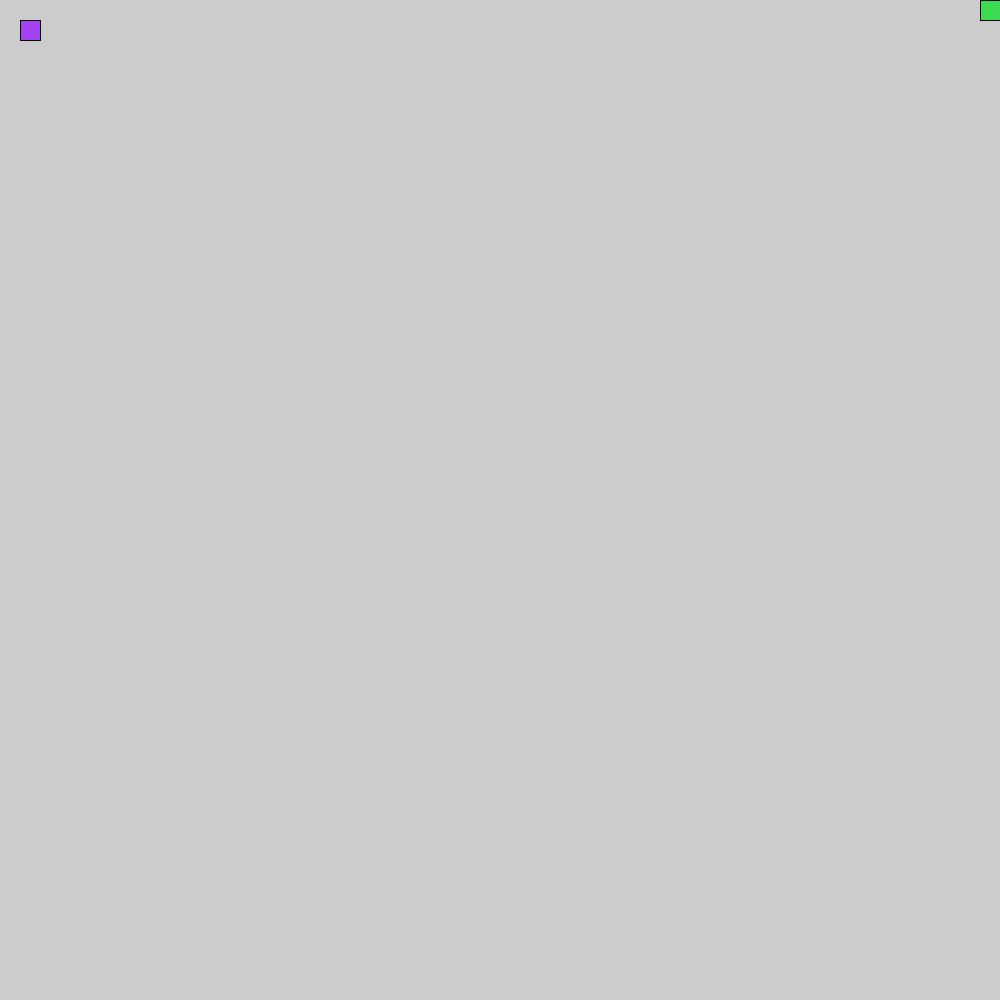
Frame 1 (no input)
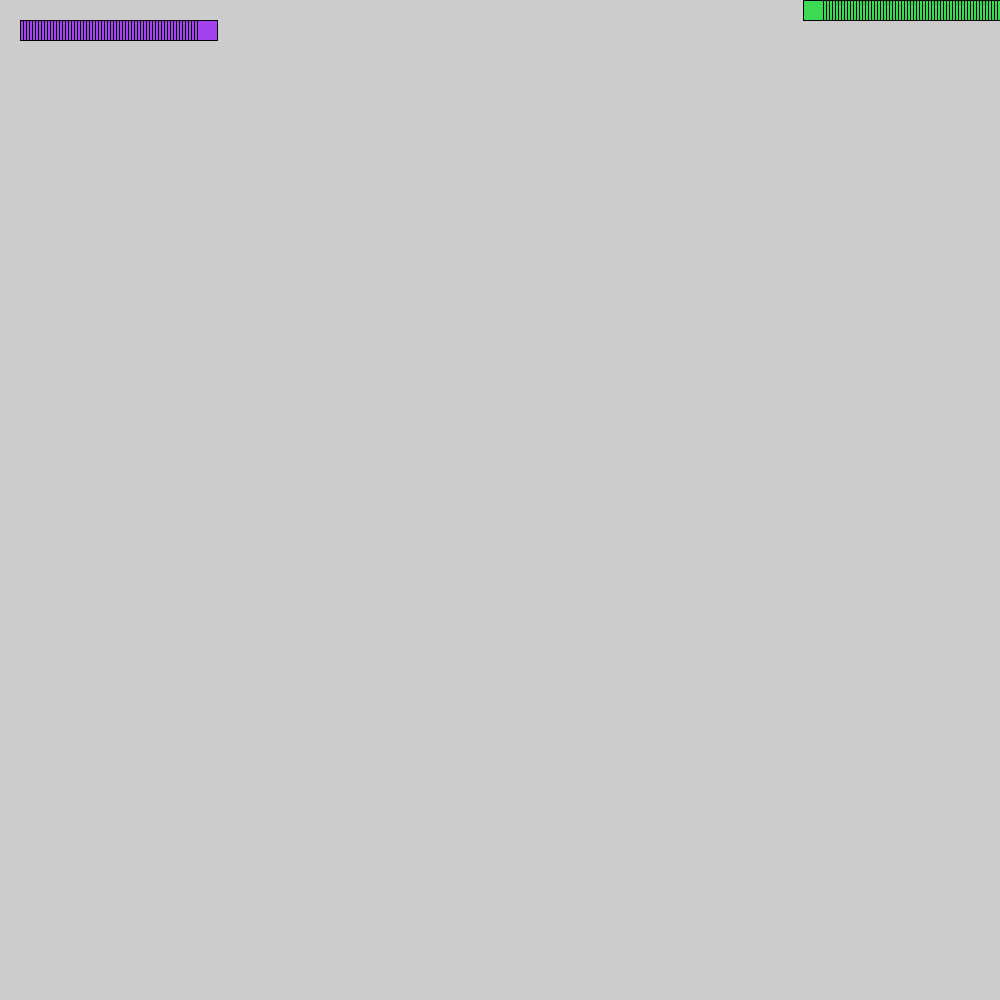
Frame 60 (the mouse pressed at the canvas centre just before this capture)
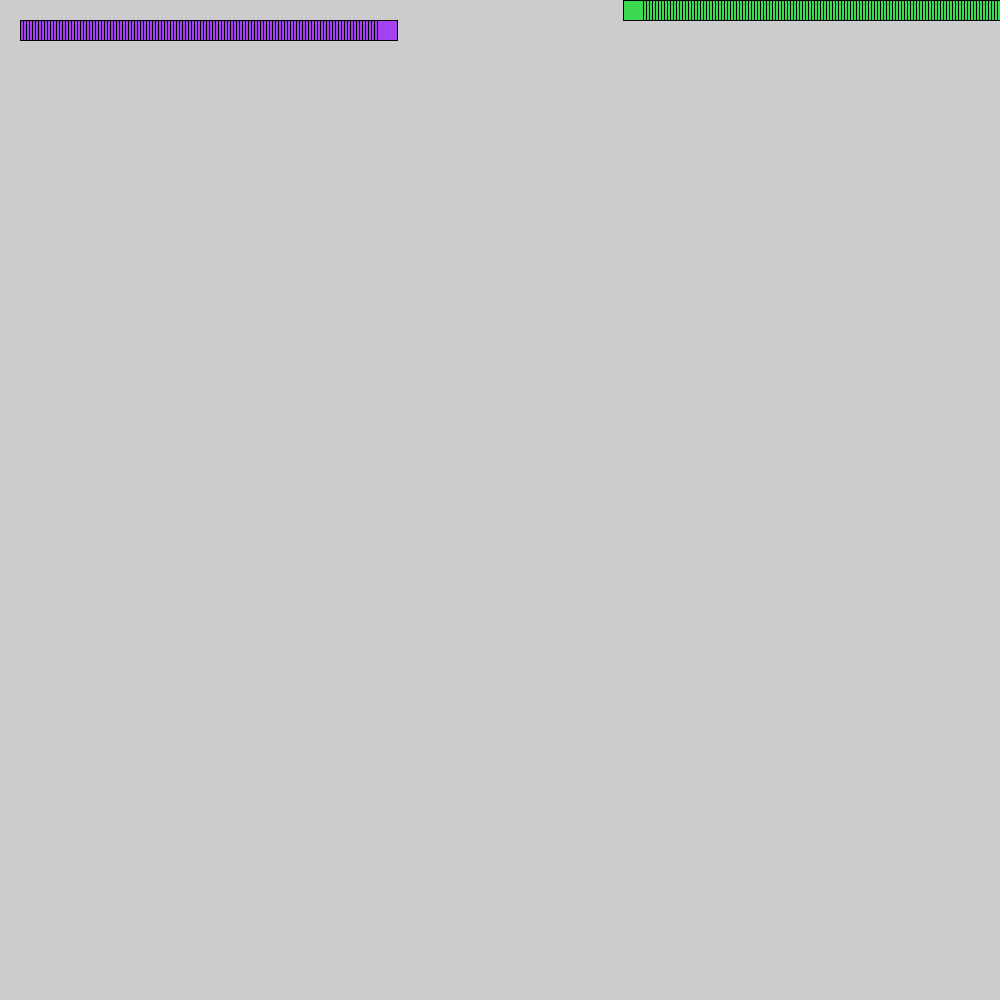
Frame 120 (the mouse held since frame 60 and released just before this capture)

The Processing sketch that drew these frames (run headless with seeded random() and noise(); from frame 60 on, the mouse is pressed at the canvas centre):

// Processing sketch: sketch_220614a
// ── sketch_220614a.pde
color topLeft = color(random(255), random(255), random(255));
color topRight = color(random(255), random(255), random(255));

int a = 0;

void setup()
{
  size(1000, 1000);
}

void draw()
{
  fill(topLeft);
  rect(20+a, 20, 20, 20);
  
  fill(topRight);
  rect(980 - a, 0, 20, 20);
  a = a + 3;
  if ( a > 1000)
  {
    a = 0;
    topLeft = color(random(255), random(255), random(255));
    topRight = color(random(255), random(255), random(255));
  }
}
